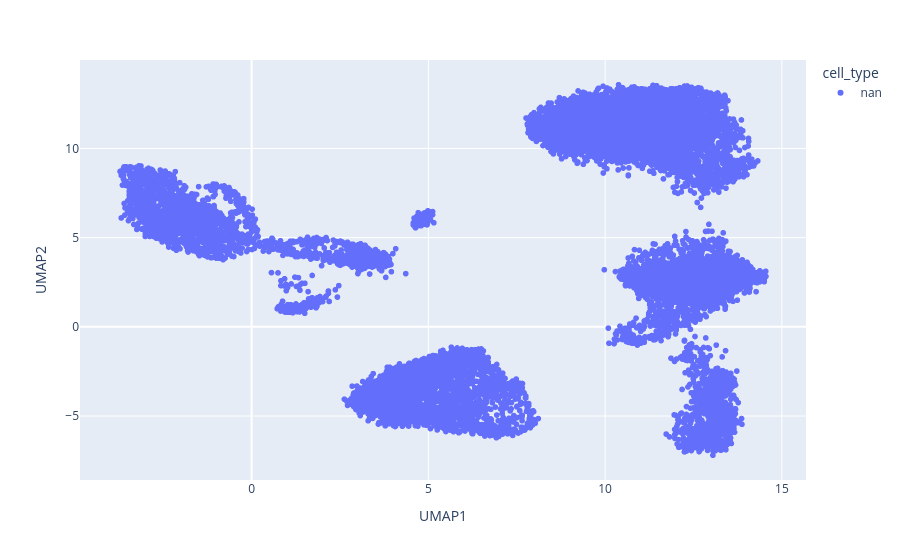

The code cell stored with this chart in its notebook:
### Code cell
#Selecet the root and end
import scanpy as sc
import pandas as pd
import plotly.express as px


# Create a dataframe for Plotly
df = pd.DataFrame(ad.obsm['X_umap'], columns=['UMAP1', 'UMAP2'])
df['cell_type'] = ad.obs['seurat_clusters']  # Now 'louvain' exists in obs

# Plot UMAP with Plotly for interactive selection
fig = px.scatter(df, x='UMAP1', y='UMAP2', color='cell_type', hover_name=ad.obs_names)

fig.show()

### Figure 1 — Plotly figure (JSON) as saved in the notebook; plotly's stock layout.template omitted (floating-point values rounded to 4 significant figures; data arrays with more than 128 entries replaced by an {"elided": "..."} marker saying what was removed)
{"data": [{"hovertemplate": "<b>%{hovertext}</b><br><br>cell_type=nan<br>UMAP1=%{x}<br>UMAP2=%{y}<extra></extra>", "hovertext": {"elided": "12420 str values"}, "legendgroup": "nan", "marker": {"color": "#636efa", "symbol": "circle"}, "mode": "markers", "name": "nan", "showlegend": true, "type": "scattergl", "x": {"elided": "12420 float values"}, "xaxis": "x", "y": {"elided": "12420 float values"}, "yaxis": "y"}], "layout": {"legend": {"title": {"text": "cell_type"}, "tracegroupgap": 0}, "margin": {"t": 60}, "xaxis": {"anchor": "y", "domain": [0, 1], "title": {"text": "UMAP1"}}, "yaxis": {"anchor": "x", "domain": [0, 1], "title": {"text": "UMAP2"}}}}
